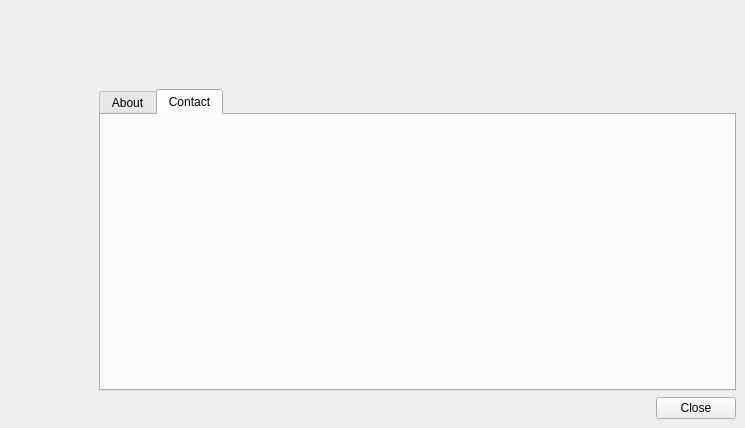
<?xml version="1.0" encoding="UTF-8"?>
<ui version="4.0">
 <class>Infowindow</class>
 <widget class="QMainWindow" name="Infowindow">
  <property name="windowModality">
   <enum>Qt::ApplicationModal</enum>
  </property>
  <property name="geometry">
   <rect>
    <x>0</x>
    <y>0</y>
    <width>745</width>
    <height>428</height>
   </rect>
  </property>
  <property name="windowTitle">
   <string>About</string>
  </property>
  <property name="windowIcon">
   <iconset>
    <normaloff>Icons/pulse_icon.png</normaloff>Icons/pulse_icon.png</iconset>
  </property>
  <widget class="QWidget" name="centralwidget">
   <layout class="QVBoxLayout" name="verticalLayout_2">
    <item>
     <layout class="QGridLayout" name="gridLayout_3">
      <item row="0" column="0">
       <spacer name="verticalSpacer">
        <property name="orientation">
         <enum>Qt::Vertical</enum>
        </property>
        <property name="sizeType">
         <enum>QSizePolicy::Fixed</enum>
        </property>
        <property name="sizeHint" stdset="0">
         <size>
          <width>20</width>
          <height>80</height>
         </size>
        </property>
       </spacer>
      </item>
     </layout>
    </item>
    <item>
     <layout class="QGridLayout" name="gridLayout_2">
      <item row="0" column="0">
       <layout class="QGridLayout" name="gridLayout_4">
        <item row="0" column="0">
         <spacer name="horizontalSpacer_2">
          <property name="orientation">
           <enum>Qt::Horizontal</enum>
          </property>
          <property name="sizeType">
           <enum>QSizePolicy::Fixed</enum>
          </property>
          <property name="sizeHint" stdset="0">
           <size>
            <width>90</width>
            <height>20</height>
           </size>
          </property>
         </spacer>
        </item>
        <item row="0" column="1">
         <widget class="QTabWidget" name="tabWidget">
          <property name="currentIndex">
           <number>1</number>
          </property>
          <widget class="QWidget" name="tab">
           <attribute name="title">
            <string>About</string>
           </attribute>
           <layout class="QVBoxLayout" name="verticalLayout_4">
            <item>
             <layout class="QVBoxLayout" name="verticalLayout_3"/>
            </item>
           </layout>
          </widget>
          <widget class="QWidget" name="tab_2">
           <attribute name="title">
            <string>Contact</string>
           </attribute>
           <layout class="QVBoxLayout" name="verticalLayout_6">
            <item>
             <layout class="QVBoxLayout" name="verticalLayout_5"/>
            </item>
           </layout>
          </widget>
         </widget>
        </item>
       </layout>
      </item>
     </layout>
    </item>
    <item>
     <layout class="QVBoxLayout" name="verticalLayout">
      <item>
       <layout class="QGridLayout" name="gridLayout">
        <item row="0" column="1">
         <widget class="QPushButton" name="closeButton">
          <property name="text">
           <string>Close</string>
          </property>
          <property name="icon">
           <iconset>
            <normaloff>Icons/close_red.png</normaloff>Icons/close_red.png</iconset>
          </property>
         </widget>
        </item>
        <item row="0" column="0">
         <spacer name="horizontalSpacer">
          <property name="orientation">
           <enum>Qt::Horizontal</enum>
          </property>
          <property name="sizeHint" stdset="0">
           <size>
            <width>40</width>
            <height>20</height>
           </size>
          </property>
         </spacer>
        </item>
       </layout>
      </item>
     </layout>
    </item>
   </layout>
  </widget>
 </widget>
 <resources/>
 <connections/>
</ui>
